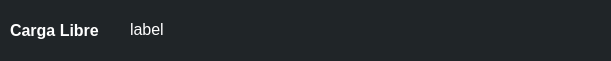
    <widget class="QFrame" name="frame_51">
     <property name="geometry">
      <rect>
       <x>30</x>
       <y>670</y>
       <width>611</width>
       <height>61</height>
      </rect>
     </property>
     <property name="styleSheet">
      <string notr="true">border-radius: 10px;
background-color: rgb(32, 37, 40);</string>
     </property>
     <property name="frameShape">
      <enum>QFrame::StyledPanel</enum>
     </property>
     <property name="frameShadow">
      <enum>QFrame::Raised</enum>
     </property>
     <widget class="QFrame" name="frame_52">
      <property name="geometry">
       <rect>
        <x>240</x>
        <y>70</y>
        <width>481</width>
        <height>71</height>
       </rect>
      </property>
      <property name="styleSheet">
       <string notr="true">border-radius: 10px;</string>
      </property>
      <property name="frameShape">
       <enum>QFrame::StyledPanel</enum>
      </property>
      <property name="frameShadow">
       <enum>QFrame::Raised</enum>
      </property>
     </widget>
     <widget class="QFrame" name="frame_53">
      <property name="geometry">
       <rect>
        <x>260</x>
        <y>60</y>
        <width>461</width>
        <height>61</height>
       </rect>
      </property>
      <property name="styleSheet">
       <string notr="true">border-radius: 10px;</string>
      </property>
      <property name="frameShape">
       <enum>QFrame::StyledPanel</enum>
      </property>
      <property name="frameShadow">
       <enum>QFrame::Raised</enum>
      </property>
      <widget class="QFrame" name="frame_54">
       <property name="geometry">
        <rect>
         <x>240</x>
         <y>70</y>
         <width>481</width>
         <height>71</height>
        </rect>
       </property>
       <property name="styleSheet">
        <string notr="true">border-radius: 10px;</string>
       </property>
       <property name="frameShape">
        <enum>QFrame::StyledPanel</enum>
       </property>
       <property name="frameShadow">
        <enum>QFrame::Raised</enum>
       </property>
      </widget>
     </widget>
     <widget class="QLabel" name="label_22">
      <property name="geometry">
       <rect>
        <x>10</x>
        <y>10</y>
        <width>161</width>
        <height>41</height>
       </rect>
      </property>
      <property name="font">
       <font>
        <family>Tahoma</family>
        <pointsize>12</pointsize>
        <weight>75</weight>
        <bold>true</bold>
       </font>
      </property>
      <property name="styleSheet">
       <string notr="true">color: rgb(255, 255, 255);
background-color: transparent;
</string>
      </property>
      <property name="text">
       <string>Carga Libre</string>
      </property>
     </widget>
     <widget class="QLabel" name="cargaligadaLabel_3">
      <property name="geometry">
       <rect>
        <x>130</x>
        <y>20</y>
        <width>281</width>
        <height>19</height>
       </rect>
      </property>
      <property name="font">
       <font>
        <family>Tahoma</family>
        <pointsize>12</pointsize>
        <weight>50</weight>
        <bold>false</bold>
       </font>
      </property>
      <property name="styleSheet">
       <string notr="true">color: rgb(255, 255, 255);
background-color: transparent;
</string>
      </property>
      <property name="text">
       <string>label</string>
      </property>
     </widget>
    </widget>
